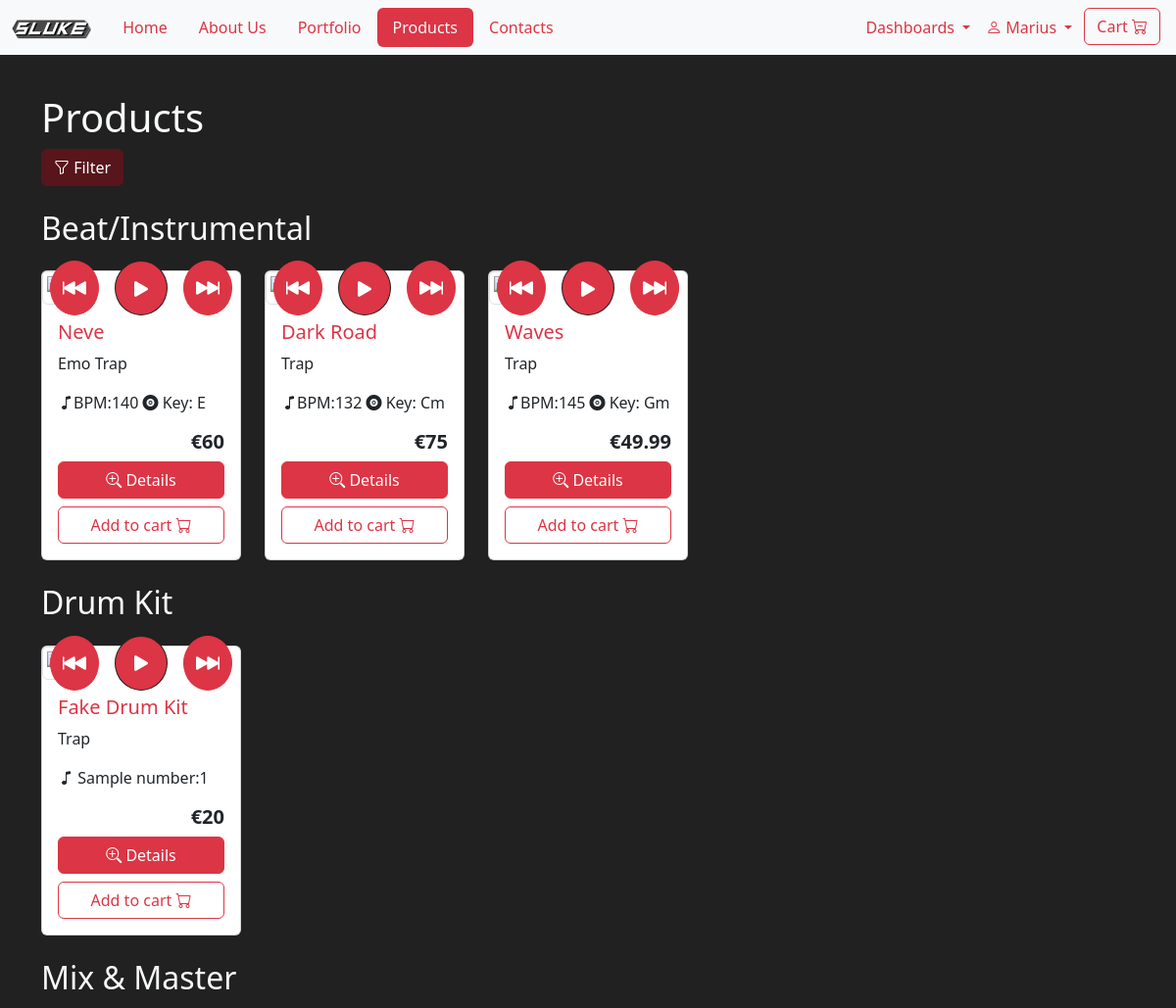
Page /FRONTEND/products.php (signed in, upper part) on the earlier database version.
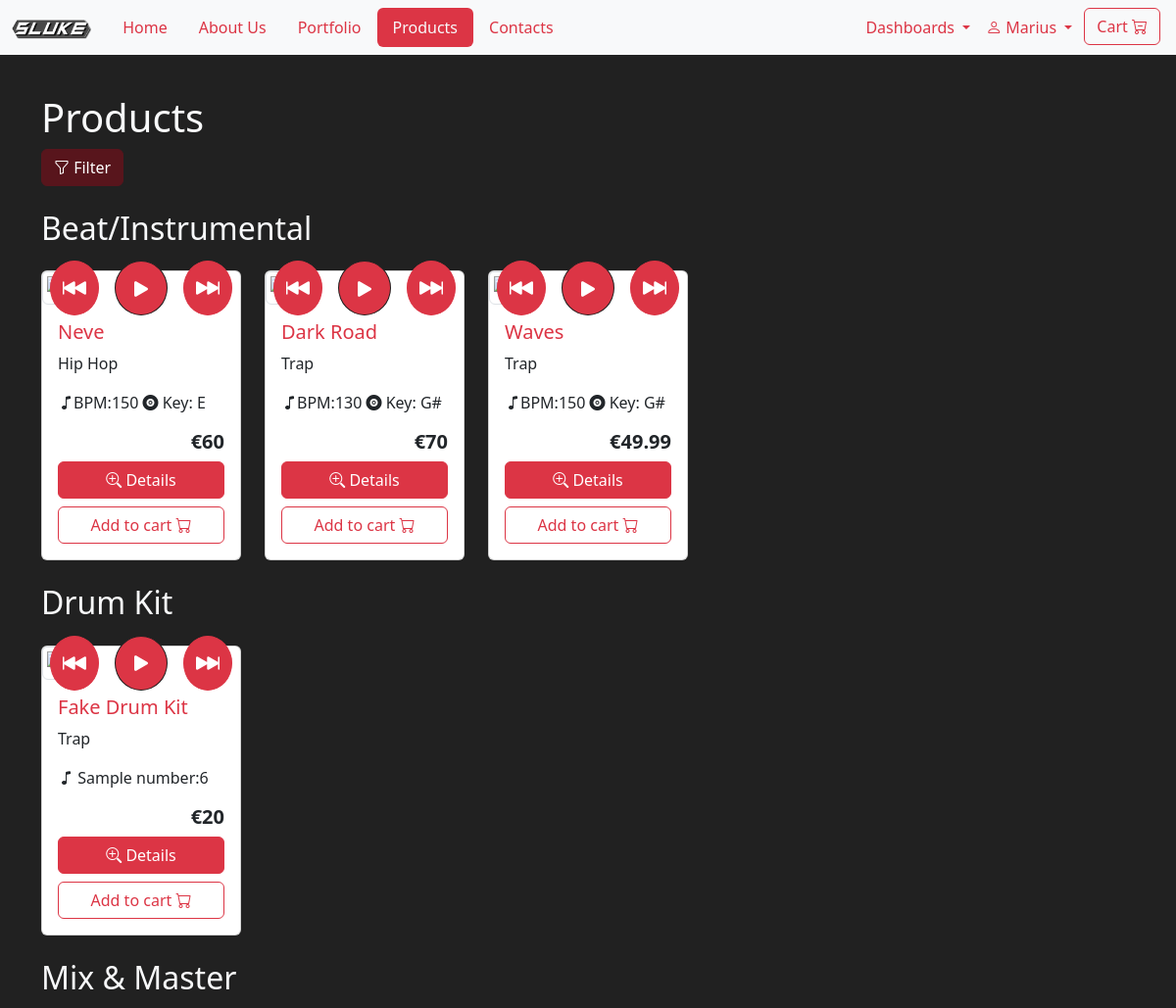
Same page on the later database version.
### tables this page shows
CREATE TABLE `product` (
  `id` varchar(10) NOT NULL,
  `title` varchar(50) NOT NULL,
  `type_id` int(11) NOT NULL,
  `descr` text NOT NULL,
  `bpm` int(11) DEFAULT NULL,
  `tonality` varchar(3) DEFAULT NULL,
  `genre` varchar(20) DEFAULT NULL,
  `num_sample` int(11) DEFAULT NULL,
  `num_tracks` int(11) DEFAULT NULL,
  `audiopath` varchar(255) DEFAULT NULL,
  `productpath` varchar(255) NOT NULL,
  `active` tinyint(1) NOT NULL DEFAULT 0
);

### COMMON/utility.php (the view, shortened to what the changed rows need)
<?php
function spawnProd1($row, $type, $conn)
{
    echo '<div class="col">
    <div class="card h-130 h-lg-150">
                    <div class="thumbnail position-relative">
                            <div class="position-absolute top-50 start-50 translate-middle d-flex gap-3">
                            <button type="button" onclick="rewind' . $row['id'] . '()" class="btn btn-primary border-primary rounded-circle ">
                                <i class="bi bi-skip-backward-fill fs-4"></i>
                            </button>
                            <button type="button" id="' . $row['id'] . 'playButton" onclick="play' . $row['id'] . '()" class="btn btn-primary border-dark rounded-circle ">
                                <i class="bi bi-play-fill fs-3" id="' . $row['id'] . 'playIcon"></i>
                            </button>
                            <button type="button" onclick="forward' . $row['id'] . '()" class="btn btn-primary border-primary rounded-circle ">
                                <i class="bi bi-skip-forward-fill fs-4"></i>
                            </button>
                        </div>
                    </div>
                        function play' . $row['id'] . '() {
                            const audio = document.getElementById("' . $row['id'] . 'audioPlayer");
                            const playButton = document.getElementById("' . $row['id'] . 'playButton");
                            const playIcon = document.getElementById("' . $row['id'] . 'playIcon");
                        function forward' . $row['id'] . '() {
                            const audio = document.getElementById("' . $row['id'] . 'audioPlayer");
                        function rewind' . $row['id'] . '() {
                            const audio = document.getElementById("' . $row['id'] .
        'audioPlayer");
                    <div class="card-body">
                        <h5 class="text-primary card-title ">' . $row['title'] . '</h5>';
    switch (true) {
        case $type == 1:
            echo ' <p class="card-text fw-light fs-6">' . $row['genre'] . '</p>
                    <p class="card-text fw-light fs-6"><i class="bi bi-music-note"></i>BPM:' . $row['bpm'] . '  <i class="bi bi-vinyl-fill"></i> Key: ' . $row['tonality'] . '</p>
            ';
            break;
        case $type == 2 || $type == 3:
            echo ' <p class="card-text fw-light fs-6">' . $row['genre'] . '</p>
                    <p class="card-text fw-light fs-6"><i class="bi bi-music-note"></i> Sample number:' . $row['num_sample'] . '</p>
            ';
            break;
        case $type == 5:
            echo '
                    <p class="card-text fw-light fs-6"><i class="bi bi-cassette"></i> Max stems number: ' . $row['num_tracks'] . '</p>
            ';
            break;
        case $type == 6:
            echo '
                    <p class="card-text fw-light fs-6"><i class="bi bi-cassette"></i> Genre: ' . $row['genre'] . '</p>
            ';
            break;
    }
    echo '              <audio id="' . $row['id'] . 'audioPlayer" class="w-100">
                            <source src="' . $row['audiopath'] . '" type="audio/mpeg">
                        </audio>
                        <h5 class="fw-bold text-end">€' . $row['price'] . '</h5>
                        <div class="d-grid">
                            <button type="button" class="btn btn-primary mb-2" data-bs-toggle="modal" data-bs-target="#' . $row['id'] . 'details">
                            <i class="bi bi-zoom-in"></i> Details</button>
                            <button type="button" id="addToCart1" onclick="addTocart(\'' . $row['id'] . '\',\'add\')" class="btn btn-outline-primary">Add to cart <i class="bi bi-cart"></i></button>
                        </div>
                        <div class="modal fade" id="' . $row['id'] . 'details" data-bs-backdrop="static" data-bs-keyboard="false" tabindex="-1" aria-labelledby="staticBackdropLabel" aria-hidden="true">
                        <div class="modal-dialog modal-dialog-centered modal-lg ">
                            <div class="modal-content">
                                <h1 class="modal-title fs-5" id="staticBackdropLabel">#' . $row['id'] . '</h1>
                            <div class="modal-body" id="modaldetails">
                                    <h4 class="text-light mb-3">' . $row['title'] . '</h4>
                                        <button type="button" onclick="rewindModal' . $row['id'] . '()" class="btn btn-primary border-primary rounded-circle ">
                                        </button>
                                        <button type="button" id="' . $row['id'] . 'playButtonModal" onclick="playModal' . $row['id'] . '()" class="btn btn-primary border-dark rounded-circle ">
                                            <i class="bi bi-play-fill fs-3" id="' . $row['id'] . 'playIconModal"></i>
                                        </button>
                                        <button type="button" onclick="forwardModal' . $row['id'] . '()" class="btn btn-primary border-primary rounded-circle ">
                                        </button>
                                    <input type="range" id="' . $row['id'] . 'timelineModal" class="form-range" value="0" min="0" step="0.1">
                                        const audioModal' . $row['id'] . ' = document.getElementById("' . $row['id'] . 'audioPlayer");
                                        const playButtonModal' . $row['id'] . ' = document.getElementById("' . $row['id'] . 'playButtonModal");
                                        const playIconModal' . $row['id'] . ' = document.getElementById("' . $row['id'] . 'playIconModal");
                                        const timelineModal' . $row['id'] . ' = document.getElementById("' . $row['id'] . 'timelineModal");
                                        function playModal' . $row['id'] . '() {
                                            if (audioModal' . $row['id'] . '.paused) {
                                                audioModal' . $row['id'] . '.play();
                                                playIconModal' . $row['id'] . '.classList.replace("bi-play-fill", "bi-pause-fill");
                                                audioModal' . $row['id'] . '.pause();
                                                playIconModal' . $row['id'] . '.classList.replace("bi-pause-fill", "bi-play-fill");
                                        function forwardModal' . $row['id'] . '() {
                                            audioModal' . $row['id'] . '.currentTime += 10;
                                        function rewindModal' . $row['id'] . '() {
                                            audioModal' . $row['id'] . '.currentTime -= 10;
                                        audioModal' . $row['id'] . '.addEventListener("timeupdate", () => {
                                            timelineModal' . $row['id'] . '.value = audioModal' . $row['id'] . '.currentTime;
                                        audioModal' . $row['id'] . '.addEventListener("loadedmetadata", () => {
                                            timelineModal' . $row['id'] . '.max = audioModal' . $row['id'] . '.duration;
                                        timelineModal' . $row['id'] . '.addEventListener("input", () => {
                                            audioModal' . $row['id'] . '.currentTime = timelineModal' . $row['id'] . '.value;
                                <div class="mb-3">
                                    <div class="row gy-3">
                                     <div class="col-md-6">
                                        <div class="input-group mb-3">
                                            <select id="type_' . $row['id'] . '" class="form-select" disabled id="typeselect">';
    echo '                   </select>
                                    </div>
                                </div>
                                <div class="col-md-6">
                                    <div class="input-group">
                                        <span class="input-group-text">';
    echo '</span>
                                        <input class="form-control" id="genre_' . $row['id'] . '" type="text" disabled value="' . $row['genre'] . '"  aria-label="genre">
                                        </div>
                                        </div>
                                    </div>
                                </div>
                                <div class="mb-3">
                                    <label for="descr" class="form-label">Description</label>
                                    <textarea class="form-control" style="resize:none" disabled id="descr_' . $row['id'] . '" rows="3">' . $row['descr'] . '</textarea>
                                </div>';
    echo '
                                        <div class="text-end ">
                                            <h2 class="tracking-widest"> € ' . $row['price'] . '</h2>
                                        </div>
                            <div class="modal-footer">
                                    <button type="button" id="addToCart2" onclick="addTocart(\'' . $row['id'] . '\',\'add\')" class="btn btn-outline-primary">Add to cart <i class="bi bi-cart"></i></button>
                            </div>
                        </div>
                    </div>
                </div>
            </div>
        </div>
    </div>
</div>';
}

### FRONTEND/products.php (shortened to what the changed rows need)
<?php
include '../COMMON/utility.php';
if (!isset($_SESSION['username'])) {
    $_SESSION['redirect_to'] = $_SERVER['REQUEST_URI'];
    header("Location: ./login.php");
    exit();
} else {
    $conn = dbConnect();
}
?>
<!DOCTYPE html>
<html>
<head>
    <link rel="stylesheet" href="https://cdn.jsdelivr.net/npm/bootstrap-icons@1.11.3/font/bootstrap-icons.min.css">
    <link rel="stylesheet" href="https://code.jquery.com/ui/1.14.1/themes/base/jquery-ui.css">
    <link href="https://cdn.jsdelivr.net/npm/bootstrap@5.3.3/dist/css/bootstrap.min.css" rel="stylesheet">
    <link rel="stylesheet" href="../CSS/style.css">
    <link rel="stylesheet" href="../CSS/extra.css">
</head>
<body class="bg-dark text-light  mt-5 pt-5">
    <div class="container mb-3">
        <h1 class="">Products</h1>
        <?php
        $typequery = 'SELECT * FROM type';
        if (isset($_SESSION['typefilter'])) {
            $typequery .= ' WHERE id=' . $_SESSION['typefilter'] . ';';
        } else {
            $typequery .= ';';
        }
        $stmt1 = $conn->prepare($typequery);
        if ($stmt1->execute()) {
            $result1 = $stmt1->get_result();
            if ($result1->num_rows > 0) {
                while ($row1 = $result1->fetch_array(MYSQLI_ASSOC)) {
                    $stmt2 = $conn->prepare('SELECT product.*, list_prices.price, list_prices.date, list_prices.list_id FROM product JOIN type ON product.type_id = type.id JOIN list_prices ON product.id = list_prices.prod_id WHERE list_prices.price > 0 AND type.name = \'' . $row1['name'] . '\' AND list_prices.date = (
    SELECT MAX(date)
    FROM list_prices
    WHERE list_prices.prod_id = product.id) ' .  (isset($_SESSION['filter']) ? $_SESSION['filter'] : '') . ';');
                    if ($stmt2->execute()) {
                        $result2 = $stmt2->get_result();
                        if ($result2->num_rows > 0) {
                            echo ' <h2 class="my-4">' . $row1['name'] . '</h2>
                        <div class="row row-cols-1 row-cols-sm-2 row-cols-md-3 row-cols-lg-4 row-cols-xl-5  g-4">';
                            while ($row2 = $result2->fetch_array(MYSQLI_ASSOC)) {
                                if ($row2['active']) {
                                    spawnProd1($row2, $row1['id'], $conn);
                                }
                            }
                            echo ' </div>';
                        }
                    }
                }
            } else {
                echo '<h5 class="my-3">type not found</h5>';
                return false;
            }
        } else {
            echo "Error in the connection phase";
            return false;
        }
        ?>
    </div>
</body>
</html>

Differences in the rows shown:
changed product "Neve": genre "Emo Trap" → "Hip Hop"; bpm "140" → "150"
changed product "Dark Road": bpm "132" → "130"; tonality "Cm" → "G#"; price "75" → "70"
changed product "Waves": bpm "145" → "150"; tonality "Gm" → "G#"
changed product "Fake Drum Kit": num_sample "1" → "6"
